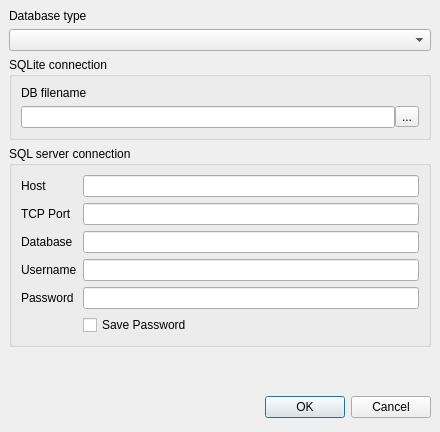
<ui version="4.0" >
 <class>NewDBDialog</class>
 <widget class="QDialog" name="NewDBDialog" >
  <property name="geometry" >
   <rect>
    <x>0</x>
    <y>0</y>
    <width>440</width>
    <height>432</height>
   </rect>
  </property>
  <property name="windowTitle" >
   <string>Create new Catalog</string>
  </property>
  <layout class="QVBoxLayout" >
   <property name="margin" >
    <number>9</number>
   </property>
   <property name="spacing" >
    <number>6</number>
   </property>
   <item>
    <layout class="QVBoxLayout" >
     <property name="margin" >
      <number>0</number>
     </property>
     <property name="spacing" >
      <number>6</number>
     </property>
     <item>
      <widget class="QLabel" name="label" >
       <property name="text" >
        <string>Database type</string>
       </property>
      </widget>
     </item>
     <item>
      <widget class="QComboBox" name="dbTypeComboBox" />
     </item>
    </layout>
   </item>
   <item>
    <widget class="QGroupBox" name="sqliteGroupBox" >
     <property name="title" >
      <string>SQLite connection</string>
     </property>
     <layout class="QVBoxLayout" >
      <property name="margin" >
       <number>9</number>
      </property>
      <property name="spacing" >
       <number>6</number>
      </property>
      <item>
       <layout class="QVBoxLayout" >
        <property name="margin" >
         <number>0</number>
        </property>
        <property name="spacing" >
         <number>6</number>
        </property>
        <item>
         <widget class="QLabel" name="label_2" >
          <property name="text" >
           <string>DB filename</string>
          </property>
         </widget>
        </item>
        <item>
         <layout class="QHBoxLayout" >
          <property name="margin" >
           <number>0</number>
          </property>
          <property name="spacing" >
           <number>0</number>
          </property>
          <item>
           <widget class="QLineEdit" name="fnLineEdit" />
          </item>
          <item>
           <widget class="QToolButton" name="browseToolButton" >
            <property name="text" >
             <string>...</string>
            </property>
           </widget>
          </item>
         </layout>
        </item>
       </layout>
      </item>
     </layout>
    </widget>
   </item>
   <item>
    <widget class="QGroupBox" name="sqlSrvGroupBox" >
     <property name="title" >
      <string>SQL server connection</string>
     </property>
     <layout class="QVBoxLayout" >
      <property name="margin" >
       <number>9</number>
      </property>
      <property name="spacing" >
       <number>6</number>
      </property>
      <item>
       <layout class="QGridLayout" >
        <property name="margin" >
         <number>0</number>
        </property>
        <property name="spacing" >
         <number>6</number>
        </property>
        <item row="3" column="0" >
         <widget class="QLabel" name="label_6" >
          <property name="text" >
           <string>Username</string>
          </property>
         </widget>
        </item>
        <item row="1" column="0" >
         <widget class="QLabel" name="label_4" >
          <property name="text" >
           <string>TCP Port</string>
          </property>
         </widget>
        </item>
        <item row="0" column="1" >
         <widget class="QLineEdit" name="hostLineEdit" />
        </item>
        <item row="4" column="1" >
         <widget class="QLineEdit" name="passLineEdit" />
        </item>
        <item row="1" column="1" >
         <widget class="QLineEdit" name="portLineEdit" />
        </item>
        <item row="3" column="1" >
         <widget class="QLineEdit" name="userLineEdit" />
        </item>
        <item row="5" column="1" >
         <widget class="QCheckBox" name="savePassCheckBox" >
          <property name="text" >
           <string>Save Password</string>
          </property>
         </widget>
        </item>
        <item row="2" column="1" >
         <widget class="QLineEdit" name="dbLineEdit" />
        </item>
        <item row="0" column="0" >
         <widget class="QLabel" name="label_3" >
          <property name="text" >
           <string>Host</string>
          </property>
         </widget>
        </item>
        <item row="4" column="0" >
         <widget class="QLabel" name="label_7" >
          <property name="text" >
           <string>Password</string>
          </property>
         </widget>
        </item>
        <item row="2" column="0" >
         <widget class="QLabel" name="label_5" >
          <property name="text" >
           <string>Database</string>
          </property>
         </widget>
        </item>
       </layout>
      </item>
     </layout>
    </widget>
   </item>
   <item>
    <spacer>
     <property name="orientation" >
      <enum>Qt::Vertical</enum>
     </property>
     <property name="sizeHint" >
      <size>
       <width>5</width>
       <height>40</height>
      </size>
     </property>
    </spacer>
   </item>
   <item>
    <layout class="QHBoxLayout" >
     <property name="margin" >
      <number>0</number>
     </property>
     <property name="spacing" >
      <number>6</number>
     </property>
     <item>
      <spacer>
       <property name="orientation" >
        <enum>Qt::Horizontal</enum>
       </property>
       <property name="sizeHint" >
        <size>
         <width>131</width>
         <height>31</height>
        </size>
       </property>
      </spacer>
     </item>
     <item>
      <widget class="QPushButton" name="okButton" >
       <property name="text" >
        <string>OK</string>
       </property>
      </widget>
     </item>
     <item>
      <widget class="QPushButton" name="cancelButton" >
       <property name="text" >
        <string>Cancel</string>
       </property>
      </widget>
     </item>
    </layout>
   </item>
  </layout>
 </widget>
 <resources/>
 <connections>
  <connection>
   <sender>okButton</sender>
   <signal>clicked()</signal>
   <receiver>NewDBDialog</receiver>
   <slot>accept()</slot>
   <hints>
    <hint type="sourcelabel" >
     <x>278</x>
     <y>253</y>
    </hint>
    <hint type="destinationlabel" >
     <x>96</x>
     <y>254</y>
    </hint>
   </hints>
  </connection>
  <connection>
   <sender>cancelButton</sender>
   <signal>clicked()</signal>
   <receiver>NewDBDialog</receiver>
   <slot>reject()</slot>
   <hints>
    <hint type="sourcelabel" >
     <x>369</x>
     <y>253</y>
    </hint>
    <hint type="destinationlabel" >
     <x>179</x>
     <y>282</y>
    </hint>
   </hints>
  </connection>
 </connections>
</ui>
